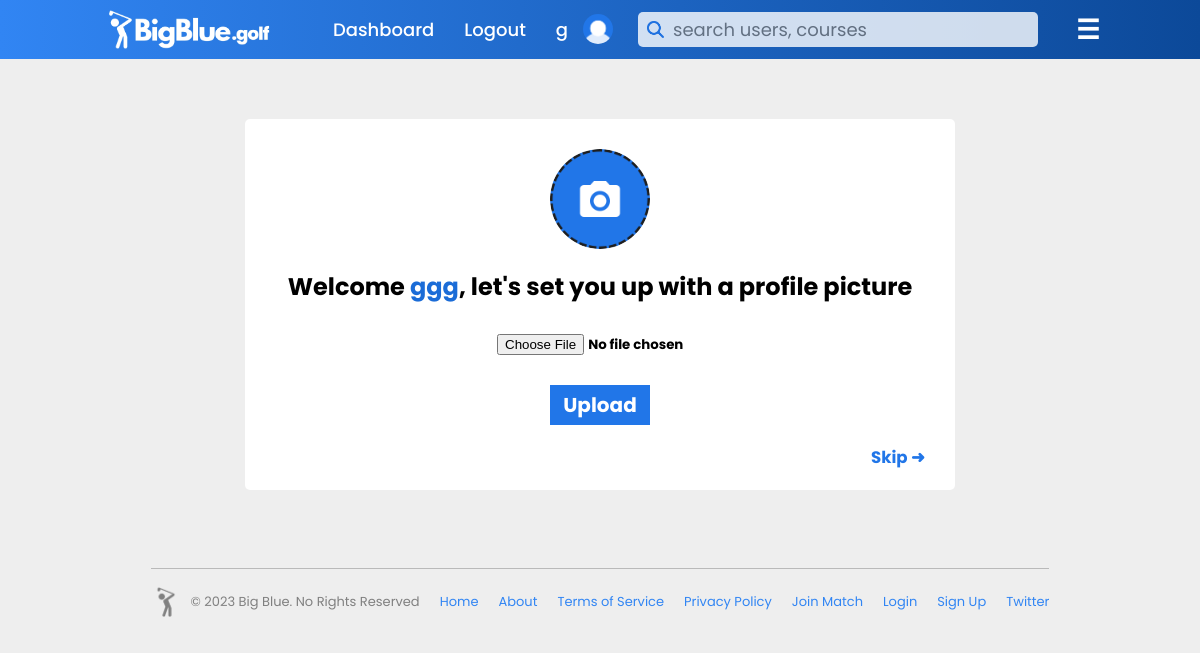
Page /chooseprofilepicture (signed in) on the committed database.
### setup.py (models this page shows, shortened)
class users(db.Model):
    _id = db.Column("id", db.Integer, primary_key=True)
    name = db.Column(db.String(100))
    username = db.Column(db.String(50))
    password = db.Column(db.String(50))
    email = db.Column(db.String(100))
    rank = db.Column(db.String(10))
    gender = db.Column(db.String(10))
    bio = db.Column(db.String(500))
    team = db.Column(db.String(25))
    verified = db.Column(db.Integer)
    pic = db.Column(db.String)
    banner = db.Column(db.String)
    first_login = db.Column(db.DateTime, default="2022-06-03 03:15:12.433675")
    last_login = db.Column(db.DateTime, default="2022-06-03 03:15:12.433675")
    favored_courses = db.Column(db.String)

### main.py (the view)
@app.route("/chooseprofilepicture")
def chooseprofilepicture():
    if 'active_user' in session:
        found_user = users.query.filter_by(username=session['active_user'][0]).first()
        return render_template("chooseprofilepic.html", data=found_user)
    else:
        return render_template("login.html")

### templates/chooseprofilepic.html (shortened to what this page needs)
{% if data.rank == 'coach' %}
    {% extends "indexcontentcoachlogin.html" %}
{% elif data.rank == 'player' %}
    {% extends "indexcontentplayerlogin.html" %}
{% else %}
    {% extends "indexcontent.html" %}
{% endif %}
{% block content %}
<head>
    <link rel="stylesheet" href="{{ url_for('static', filename='styles/chooseprofilepic-style.css') }}">
</head>
<div class="main-container">
    <form class="main-frame" method=post enctype=multipart/form-data action="/upload_profile_pic">
        <img id="profile-container" src="{{ url_for('static', filename='logo_graphics/insertpiccamera.png') }}" alt="">
        <h2>Welcome <span style="color:#1b6cd7">{{data.name}}</span>, let's set you up with a profile picture</h2>
        <div class="choose-file-container">
            <input style="background-color: white;" id="fileinput" type=file name=file>
        </div>
        <input id="form-submit" type=submit value=Upload>
        <a href="/profile"><h5>Skip ➜</h5></a>
    </form>
</div>
{% endblock %}

### templates/indexcontentcoachlogin.html (shortened to what this page needs)
<!DOCTYPE html>
<html>
    <head>
    </head>
    <body>
        <header>
            <a href="/">
                <img id="logo-image" src="{{ url_for('static', filename='logo_graphics/BigBlue_NewLogo-White.png') }}" class="logo">
            </a>
            <div>
                <ul class="navigation">
                    <li><a href="/dashboard">Dashboard</a></li>
                    <li><a href="/logout">Logout</a></li>
                    <li><a href="/profile">{{data.username}}</a></li>
                    <li><a href=""><img id="profile-pic" src="{{ url_for('static', filename='logo_graphics/user_photos/' + data.pic) }}" alt=""></a></li>
                    <form id="search-form" action="/search/" method="post">
                        <input id="searchbar" name="searchbar" type="text" placeholder="search users, courses"></input>
                    </form>
                </ul>
            </div>
            <button id="menu-button" onclick="openMenu();" hidden><h1 class="mobile-navigation" id="hamburger-icon" style="color: white;" hidden>☰</h1></button>
        </header>
        {% block content %}
        {% endblock %}
    </body>
    <footer>
        <div>
            <div>
                <div class="big-blue-copyright">
                    <img id="basic-golfer-image" src="{{ url_for('static', filename='logo_graphics/basicgolfergrey.png') }}" class="logo">
                    <p>© 2023 Big Blue. No Rights Reserved</p>
                </div>
                <div>
                    <a href="/">Home</a>
                    <a href="/about">About</a>
                    <a href="/termsofservice">Terms of Service</a>
                    <a href="/privacypolicy">Privacy Policy</a>
                    <a href="/joincode">Join Match</a>
                    <a href="/login">Login</a>
                    <a href="/create_account">Sign Up</a>
                    <a href="https://twitter.com/bigbluegolfapp" id="twitter_href">Twitter</a>
                </div>
            </div>
        </div>
    </footer>
</html>

### static/styles/chooseprofilepic-style.css (style rules this page uses)
@media (max-width: 1200px) { header .navigation { display: none; } }
@media (max-width: 1200px) { .mobile-navigation { display: block; } }
@media (max-width: 1200px) { #menu-button { visibility: visible; display: block; } }
@media (max-width: 1200px) { #hamburger-icon { display: block; } }
* { padding: 0; margin: 0; box-sizing: border-box; font-family: bigBlueBold; }
footer { justify-content: center; display: flex; align-items: center; flex-wrap: wrap !important; }
footer div { max-width: 1500px; margin-bottom: 1%; }
footer div div { margin-top: 2%; align-items: center; display: flex; justify-content: space-around; flex-wrap: wrap !important; border-top: 1px solid rgb(185, 185, 185); }
footer div div div { border-top: 0px; }
footer div div a { text-decoration: none; color: #3185f3; font-size: 13px; font-family: bigBlueRegular; margin-right: 10px; margin-left: 10px; border-top: 0px; }
footer div div div p { font-size: 13px; color: #808080; font-family: bigBlueRegular; margin-left: 10px; margin-right: 10px; border-top: 0px; }
#twitter_href { margin-right: 0px; }
#basic-golfer-image { max-height: 30px; max-width: 30px; }
header { top: 0; left: 0; position: relative; display: flex; justify-content: space-between; width: 100%; align-items: center; background-image: linear-gradient(to right, #3185f3, #0c4999); z-index: 10; padding: 8px 100px; }
header .logo { max-width: 180px; max-height: 180px; position: relative; background-color: transparent; text-decoration: none; padding: 0; margin: 0; display: block; }
header a { text-decoration: none; background-color: transparent; }
header div { display: flex; flex-direction: row; align-items: center; }
#searchbar { margin-left: 10px; width: 400px; height: 35px; border: none; padding: 5px 35px; font-family: bigBlueRegular; font-size: 18px; border-radius: 5px; background-color: white; opacity: .8; background-image: url(../logo_graphics/searchicon.png); background-size: 17px; background-repeat: no-repeat; background-position: 9px 9px; }
.navigation li a img { width: 30px; height: 30px; border-radius: 100%; margin-left: -15px; align-items: center; margin-top: 6px; object-fit: cover; }
header .navigation { display: flex; justify-content: center; flex-wrap: wrap; background-image: transparent; border: none; text-decoration: none; font-family: bigBlueMedium; align-items: center; }
header .mobile-navigation { display: none; }
#menu-button { background-color: transparent; border: none; cursor: pointer; }
header .navigation li { list-style: none; margin: 0px 15px; border: none; text-decoration: none; background-color: transparent; font-family: bigBlueMedium; align-items: center; }
header .navigation li a { color: white; text-decoration: none; font-size: 18px; border: none; background-color: transparent; font-family: bigBlueMedium; }
html, body { height: 100%; background-color: #eeeeee; }
.main-container { display: flex; justify-content: center; margin-top: 5%; margin-bottom: 5%; }
.main-frame { width: 710px; background-color: white; padding: 20px 30px; border-radius: 5px; }
#profile-container { margin-right: auto; margin-left: auto; display: block; height: 100px; width: 100px; border-radius: 100%; margin-top: 10px; }
.main-frame h2 { text-align: center; margin-top: 20px; background-color: white; }
.choose-file-container { background-color: white; display: flex; justify-content: center; }
#fileinput { margin-top: 30px; background-color: white; margin-left: 90px; }
#form-submit { margin-top: 30px; width: 100px; height: 40px; font-size: 20px; text-align: center; color: white; background: #2176e8; border: none; cursor: pointer; margin-left: auto; margin-right: auto; display: block; margin-bottom: 20px; font-family: bigBlueBold; }
.main-frame a { margin-top: 20px; text-align: right; background-color: white; color: #2176e8; font-size: 20px; text-decoration: none; }
.main-frame a h5 { background-color: white; }

### rows in the picture
users: username "g", pic (placeholder picture), name "ggg"
